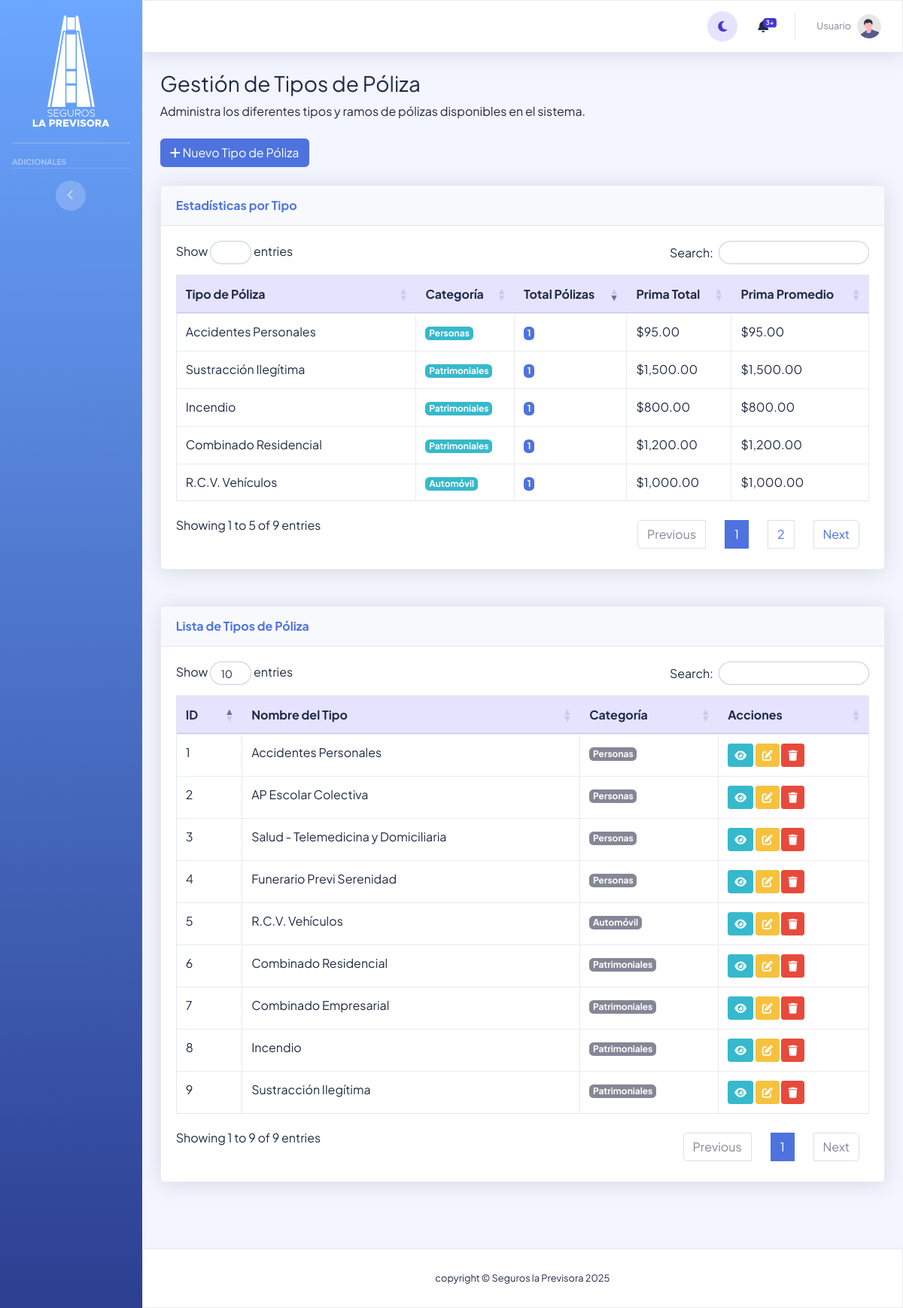
/vista/gestionTipoPoliza.php, run on the app's committed database.
### tables this page shows
CREATE TABLE `tipo_poliza` (
  `id_tipo_poliza` int(10) UNSIGNED NOT NULL,
  `nombre` varchar(200) NOT NULL,
  `id_categoria` int(10) UNSIGNED NOT NULL
);

CREATE TABLE `categoria_poliza` (
  `id_categoria` int(10) UNSIGNED NOT NULL,
  `nombre` varchar(100) NOT NULL
);

### modelo/modeloTipoPoliza.php (called while the page is built, shortened)
<?php
require_once dirname(__DIR__) . '/config/conexion.php';
class ModeloTipoPoliza {
    private $db;
    public function __construct() {
        try {
            $base_datos = new Base_Datos();
            $this->db = $base_datos->Conexion_Base_Datos();
        } catch (Exception $e) {
            error_log('Error inicializando DB en ModeloTipoPoliza: ' . $e->getMessage());
        }
    }
    public function obtenerTiposPolizaCompletos() {
        try {
            $sql = "SELECT
                        tp.id_tipo_poliza,
                        tp.nombre AS nombre_tipo,
                        tp.id_categoria,
                        cp.nombre AS nombre_categoria,
                        cp.id_categoria
                    FROM tipo_poliza tp
                    JOIN categoria_poliza cp ON tp.id_categoria = cp.id_categoria
                    ORDER BY cp.nombre, tp.nombre";
            $stmt = $this->db->query($sql);
            return $stmt->fetchAll(PDO::FETCH_ASSOC);
        } catch (PDOException $e) {
            error_log('Error obtenerTiposPolizaCompletos: ' . $e->getMessage());
            return [];
        }
    }
    public function obtenerEstadisticasTipos() {
        try {
            $sql = "SELECT
                        tp.id_tipo_poliza,
                        tp.nombre AS tipo_poliza,
                        cp.nombre AS categoria,
                        COUNT(p.id_poliza) AS total_polizas,
                        SUM(dp.monto_prima_total) AS prima_total,
                        AVG(dp.monto_prima_total) AS prima_promedio
                    FROM tipo_poliza tp
                    LEFT JOIN poliza p ON tp.id_tipo_poliza = p.id_tipo_poliza
                    LEFT JOIN detalle_poliza dp ON p.id_poliza = dp.id_poliza
                    JOIN categoria_poliza cp ON tp.id_categoria = cp.id_categoria
                    WHERE p.estado IS NULL OR p.estado != 'ELIMINADA'
                    GROUP BY tp.id_tipo_poliza, cp.nombre
                    ORDER BY total_polizas DESC";
            $stmt = $this->db->query($sql);
            return $stmt->fetchAll(PDO::FETCH_ASSOC);
        } catch (PDOException $e) {
            error_log('Error obtenerEstadisticasTipos: ' . $e->getMessage());
            return [];
        }
    }
}
?>

### config/conexion.php (called while the page is built, shortened)
<?php
class Base_Datos {
    private $Nombre_Servidor = "localhost";
    private $Nombre_Base_Datos = "seguros_la_previsora";
    private $Nombre_Usuario = "root";
    private $Pass = "";
    public function Conexion_Base_Datos() {
        $this->Conexion = null;
        try {
            $dsn = "mysql:host=" . $this->Nombre_Servidor . ";dbname=" . $this->Nombre_Base_Datos . ";charset=utf8";
            $this->Conexion = new PDO($dsn, $this->Nombre_Usuario, $this->Pass);
            $this->Conexion->setAttribute(PDO::ATTR_ERRMODE, PDO::ERRMODE_EXCEPTION);
            $this->Conexion->setAttribute(PDO::ATTR_DEFAULT_FETCH_MODE, PDO::FETCH_ASSOC);
        } catch(PDOException $e) {
            echo "Error de Conexión: " . $e->getMessage();
            exit;
        }
        return $this->Conexion;
    }
}
?>

### vista/gestionTipoPoliza.php (the view, shortened to what this page needs)
<?php
require_once 'parte_superior.php';
require_once dirname(__DIR__) . '/modelo/ModeloTipoPoliza.php';
$modeloTipoPoliza = new ModeloTipoPoliza();
$tiposPoliza = $modeloTipoPoliza->obtenerTiposPolizaCompletos();
$estadisticas = $modeloTipoPoliza->obtenerEstadisticasTipos();
?>
<div class="container-fluid">
    <h1 class="h3 mb-2 text-gray-800">Gestión de Tipos de Póliza</h1>
    <p class="mb-4">Administra los diferentes tipos y ramos de pólizas disponibles en el sistema.</p>
    <div class="row mb-4">
        <div class="col-md-12">
            <button class="btn btn-primary" data-toggle="modal" data-target="#modalNuevoTipo">
                <i class="fas fa-plus"></i> Nuevo Tipo de Póliza
            </button>
        </div>
    </div>
    <div class="row mb-4">
        <div class="col-xl-12">
            <div class="card shadow mb-4">
                <div class="card-header py-3">
                    <h6 class="m-0 font-weight-bold text-primary">Estadísticas por Tipo</h6>
                </div>
                <div class="card-body">
                    <div class="table-responsive">
                        <table class="table table-bordered" id="dataTableEstadisticas" width="100%" cellspacing="0">
                            <thead>
                                <tr>
                                    <th>Tipo de Póliza</th>
                                    <th>Categoría</th>
                                    <th>Total Pólizas</th>
                                    <th>Prima Total</th>
                                    <th>Prima Promedio</th>
                                </tr>
                            </thead>
                            <tbody>
                                <?php foreach ($estadisticas as $estadistica): ?>
                                <tr>
                                    <td><?php echo htmlspecialchars($estadistica['tipo_poliza']); ?></td>
                                    <td><span class="badge badge-info"><?php echo htmlspecialchars($estadistica['categoria']); ?></span></td>
                                    <td><span class="badge badge-primary"><?php echo $estadistica['total_polizas']; ?></span></td>
                                    <td>$<?php echo number_format($estadistica['prima_total'] ?? 0, 2); ?></td>
                                    <td>$<?php echo number_format($estadistica['prima_promedio'] ?? 0, 2); ?></td>
                                </tr>
                                <?php endforeach; ?>
                            </tbody>
                        </table>
                    </div>
                </div>
            </div>
        </div>
    </div>
    <div class="card shadow mb-4">
        <div class="card-header py-3">
            <h6 class="m-0 font-weight-bold text-primary">Lista de Tipos de Póliza</h6>
        </div>
        <div class="card-body">
            <div class="table-responsive">
                <table class="table table-bordered" id="dataTableTipos" width="100%" cellspacing="0">
                    <thead>
                        <tr>
                            <th>ID</th>
                            <th>Nombre del Tipo</th>
                            <th>Categoría</th>
                            <th>Acciones</th>
                        </tr>
                    </thead>
                    <tbody>
                        <?php foreach ($tiposPoliza as $tipo): ?>
                        <tr>
                            <td><?php echo $tipo['id_tipo_poliza']; ?></td>
                            <td><?php echo htmlspecialchars($tipo['nombre_tipo']); ?></td>
                            <td>
                                <span class="badge badge-secondary">
                                    <?php echo htmlspecialchars($tipo['nombre_categoria']); ?>
                                </span>
                            </td>
                            <td>
                                <button class="btn btn-sm btn-info btn-ver-coberturas"
                                        data-id="<?php echo $tipo['id_tipo_poliza']; ?>"
                                        data-nombre="<?php echo htmlspecialchars($tipo['nombre_tipo']); ?>"
                                        title="Ver Coberturas">
                                    <i class="fas fa-eye"></i>
                                </button>
                                <button class="btn btn-sm btn-warning btn-editar"
                                        data-id="<?php echo $tipo['id_tipo_poliza']; ?>"
                                        data-nombre="<?php echo htmlspecialchars($tipo['nombre_tipo']); ?>"
                                        data-categoria="<?php echo $tipo['id_categoria']; ?>"
                                        title="Editar">
                                    <i class="fas fa-edit"></i>
                                </button>
                                <button class="btn btn-sm btn-danger btn-eliminar"
                                        data-id="<?php echo $tipo['id_tipo_poliza']; ?>"
                                        data-nombre="<?php echo htmlspecialchars($tipo['nombre_tipo']); ?>"
                                        title="Eliminar">
                                    <i class="fas fa-trash"></i>
                                </button>
                            </td>
                        </tr>
                        <?php endforeach; ?>
                    </tbody>
                </table>
            </div>
        </div>
    </div>
</div>
<?php
require_once 'parte_inferior.php';
?>

### vista/parte_superior.php (style rules this page uses)
:root { --font-family-sans-serif: 'Plus Jakarta Sans', 'Segoe UI', 'Helvetica Neue', Arial, sans-serif; --font-family-heading: 'Plus Jakarta Sans', 'Segoe UI', 'Helvetica Neue', Arial, sans-serif; --color-bg-page: #f3f5ff; --color-bg-card: #ffffff; --color-text-primary: #1f2a44; --color-text-muted: #62718a; --color-border: rgba(73, 93, 138, 0.12); --color-border-strong: rgba(73, 93, 138, 0.22); --kpi-border-primary: #4338ca; --kpi-border-success: #0f9f6e; --kpi-border-info: #0f6fbf; --kpi-border-warning: #d97706; --shadow-soft: 0 18px 35px rgba(30, 64, 118, 0.12); --sidebar-gradient-start: #6ba6ff; --sidebar-gradient-end: #2c3f91; --sidebar-text-color: rgba(255,255,255,0.95); --sidebar-icon-color: rgba(255,255,255,0.85); --topbar-bg: rgba(255,255,255,0.92); --topbar-border: rgba(100, 116, 139, 0.15); --topbar-text: #1f2a44; --chip-bg: rgba(79, 97, 125, 0.08); --chip-text: #2d3a5b; --color-accent: #6153ff; --color-accent-strong: #4636d3; --color-accent-soft: rgba(97, 83, 255, 0.16); --modal-header-bg: var(--color-accent); --modal-header-color: #ffffff; --modal-hover-bg: rgba(97, 83, 255, 0.08); --btn-main-bg: var(--color-accent); --btn-main-bg-hover: linear-gradient(135deg, #6153ff, #4338ca); --btn-main-bg-active: linear-gradient(135deg, #4c3bd6, #3124a8); --btn-main-icon-bg: #4338ca; --btn-radius-pill: 999px; --chart-card-border: rgba(73, 93, 138, 0.18); --input-bg: #ffffff; --input-border: rgba(73, 93, 138, 0.3); --dropdown-bg: rgba(255,255,255,0.98); --dropdown-shadow: 0 20px 45px rgba(15, 35, 55, 0.18); --kpi-card-border: rgba(86, 102, 196, 0.18); --kpi-card-overlay: linear-gradient(135deg, rgba(118, 103, 255, 0.18), rgba(118, 103, 255, 0.04)); --kpi-card-glow: rgba(118, 103, 255, 0.22); --modal-backdrop-bg: rgba(22, 31, 55, 0.55); --submenu-bg: rgba(255,255,255,0.98); --submenu-text: #1f2a44; --submenu-icon: #4e73df; --submenu-hover-bg: rgba(97, 83, 255, 0.08); }
html { background: var(--color-bg-page); }
html, body { min-height: 100%; }
body { position: relative; background: var(--color-bg-page); color: var(--color-text-primary); font-family: var(--font-family-sans-serif); line-height: 1.55; transition: background 0.5s ease, color 0.4s ease; }
h1, h2, h3, h4, h5, h6 { font-family: var(--font-family-heading); font-weight: 600; }
body::before { content: ""; position: fixed; top: 0; right: 0; bottom: 0; left: 0; background: var(--color-bg-page); z-index: -1; pointer-events: none; }
#content-wrapper, #wrapper #content-wrapper, #content, #content > .container-fluid, .container, .container-fluid { background: transparent !important; }
#content .container-fluid { padding-bottom: 4rem; background: transparent; }
.card, .bg-white { background: var(--color-bg-card) !important; border: 1px solid var(--color-border); box-shadow: var(--shadow-soft); color: var(--color-text-primary); transition: background 0.4s ease, border-color 0.4s ease, box-shadow 0.4s ease; }
.text-gray-800, h1, h2, h3, h4, h5, h6, label { color: var(--color-text-primary) !important; }
.table.table thead th { background: var(--color-accent-soft); border-bottom: 1px solid var(--color-border-strong); color: var(--color-text-primary); }
.table.table tbody td { color: var(--color-text-primary); border-color: var(--color-border); }

### data on the page
tipo_poliza: nombre "Accidentes Personales", id_categoria.nombre "Personas", total_polizas "1", prima_total "95.00", prima_promedio "95.00", id_tipo_poliza "1"
tipo_poliza: nombre "Sustracción Ilegítima", id_categoria.nombre "Patrimoniales", total_polizas "1", prima_total "1,500.00", prima_promedio "1,500.00", id_tipo_poliza "9"
tipo_poliza: nombre "Incendio", id_categoria.nombre "Patrimoniales", total_polizas "1", prima_total "800.00", prima_promedio "800.00", id_tipo_poliza "8"
tipo_poliza: nombre "Combinado Residencial", id_categoria.nombre "Patrimoniales", total_polizas "1", prima_total "1,200.00", prima_promedio "1,200.00", id_tipo_poliza "6"
tipo_poliza: nombre "R.C.V. Vehículos", id_categoria.nombre "Automóvil", total_polizas "1", prima_total "1,000.00", prima_promedio "1,000.00", id_tipo_poliza "5"
tipo_poliza: id_tipo_poliza "7", nombre "Combinado Empresarial", id_categoria.nombre "Patrimoniales"
tipo_poliza: id_tipo_poliza "2", nombre "AP Escolar Colectiva", id_categoria.nombre "Personas"
tipo_poliza: id_tipo_poliza "4", nombre "Funerario Previ Serenidad", id_categoria.nombre "Personas"
tipo_poliza: id_tipo_poliza "3", nombre "Salud - Telemedicina y Domiciliaria", id_categoria.nombre "Personas"
